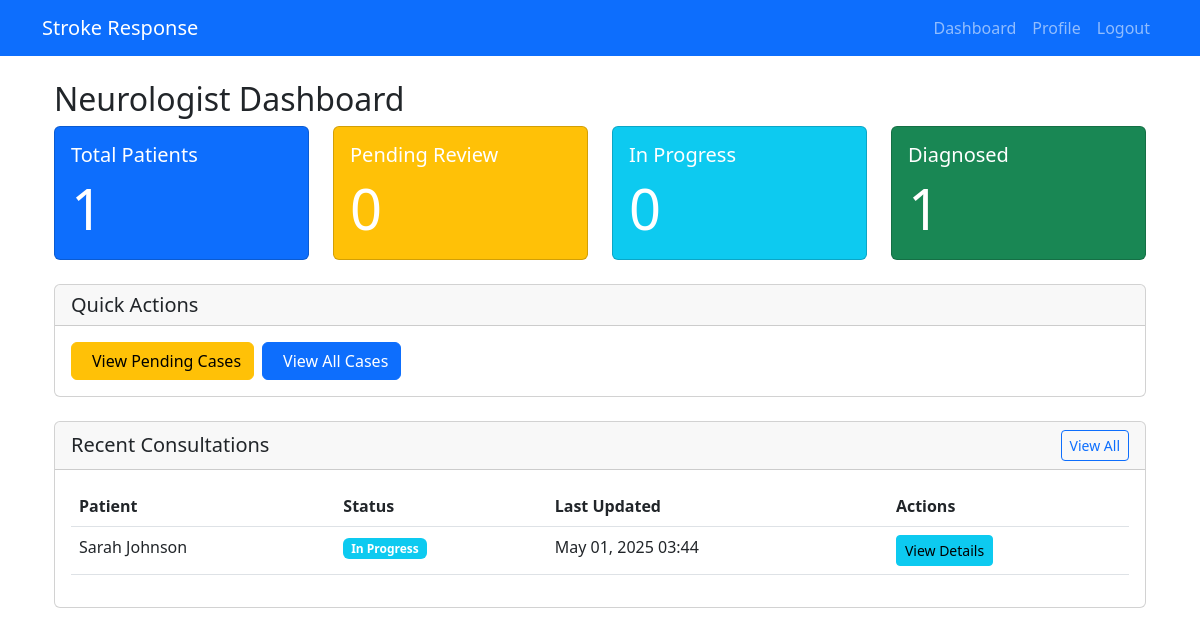
The page /neurologist/dashboard/ (signed in) on the database as committed earlier.
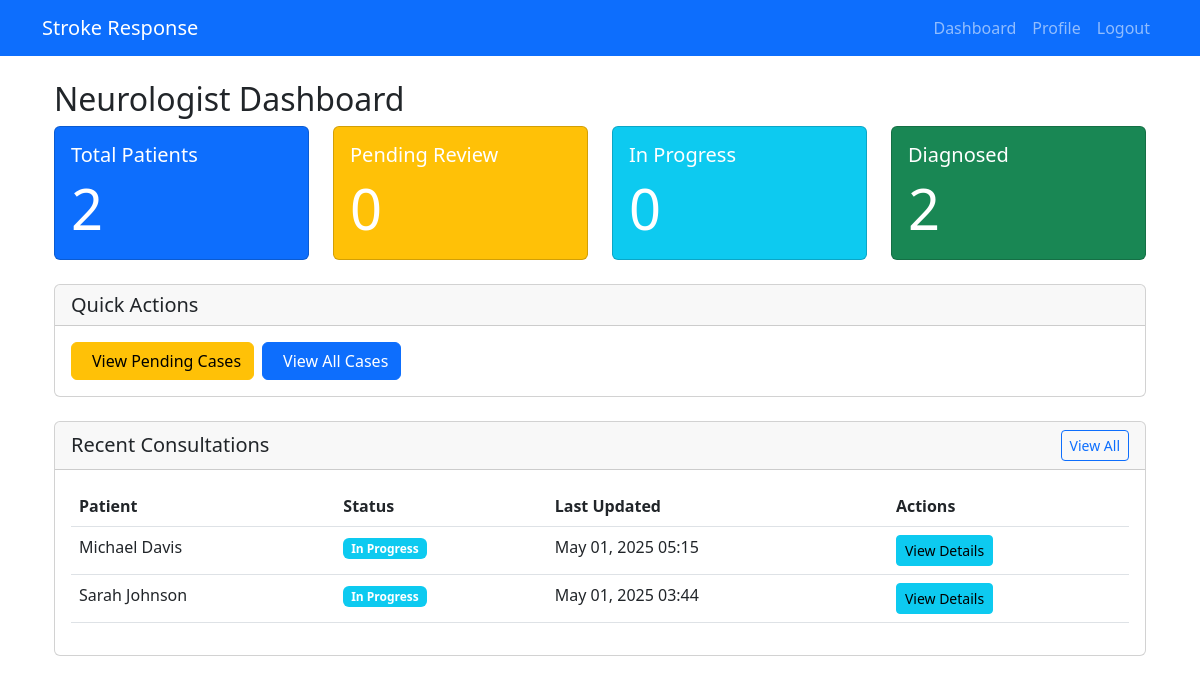
The same page on the database as committed later.
### neurologist/models.py (models this page shows, shortened)
class Consultation(models.Model):
    STATUS_CHOICES = [
        ('IN_PROGRESS', 'In Progress'),
        ('COMPLETED', 'Completed'),
    ]
    DIAGNOSIS_CHOICES = [
        ('ISCHEMIC', 'Ischemic Stroke'),
        ('HEMORRHAGIC', 'Hemorrhagic Stroke'),
        ('TIA', 'Transient Ischemic Attack'),
        ('OTHER', 'Other'),
    ]
    patient = models.ForeignKey(Patient, on_delete=models.CASCADE, related_name='consultations')
    neurologist = models.ForeignKey(User, on_delete=models.CASCADE, related_name='consultations')
    status = models.CharField(max_length=20, choices=STATUS_CHOICES, default='IN_PROGRESS')
    diagnosis = models.CharField(max_length=20, choices=DIAGNOSIS_CHOICES, null=True, blank=True)
    diagnosis_notes = models.TextField(blank=True)
    treatment_plan = models.TextField(blank=True)
    medications = models.TextField(blank=True, help_text="List prescribed medications and dosages")
    follow_up_notes = models.TextField(blank=True)
    created_at = models.DateTimeField(auto_now_add=True)
    updated_at = models.DateTimeField(auto_now=True)
    class Meta:
        ordering = ['-created_at']

### technician/models.py (models this page shows, shortened)
class Patient(models.Model):
    STATUS_CHOICES = [
        ('NEW', 'New'),
        ('SUBMITTED', 'Submitted for Review'),
        ('REVIEWED', 'Under Review'),
        ('DIAGNOSED', 'Diagnosed'),
        ('DISCHARGED', 'Discharged'),
    ]
    GENDER_CHOICES = [
        ('M', 'Male'),
        ('F', 'Female'),
        ('O', 'Other'),
    ]
    first_name = models.CharField(max_length=100)
    last_name = models.CharField(max_length=100)
    date_of_birth = models.DateField()
    gender = models.CharField(max_length=1, choices=GENDER_CHOICES)
    contact_number = models.CharField(max_length=15, blank=True)
    address = models.TextField(blank=True)
    emergency_contact_name = models.CharField(max_length=100, blank=True)
    emergency_contact_number = models.CharField(max_length=15, blank=True)
    medical_history = models.TextField(blank=True)
    current_medications = models.TextField(blank=True)
    allergies = models.TextField(blank=True)
    blood_pressure_systolic = models.IntegerField(validators=[MinValueValidator(0), MaxValueValidator(300)])
    blood_pressure_diastolic = models.IntegerField(validators=[MinValueValidator(0), MaxValueValidator(200)])
    heart_rate = models.IntegerField(validators=[MinValueValidator(0), MaxValueValidator(300)])
    respiratory_rate = models.IntegerField(validators=[MinValueValidator(0), MaxValueValidator(100)])
    temperature = models.DecimalField(max_digits=4, decimal_places=1)
    oxygen_saturation = models.IntegerField(validators=[MinValueValidator(0), MaxValueValidator(100)])
    glasgow_coma_scale = models.IntegerField(validators=[MinValueValidator(3), MaxValueValidator(15)])
    chief_complaint = models.TextField()
    notes = models.TextField(blank=True)
    status = models.CharField(max_length=20, choices=STATUS_CHOICES, default='NEW')
    technician = models.ForeignKey(User, on_delete=models.CASCADE, related_name='patients')
    created_at = models.DateTimeField(auto_now_add=True)
    updated_at = models.DateTimeField(auto_now=True)
    class Meta:
        ordering = ['-created_at']

### neurologist/views.py (the view)
# urls.py: path('dashboard/', views.dashboard, name='dashboard'),
@login_required
@user_passes_test(is_neurologist)
def dashboard(request):
    consultations = Consultation.objects.filter(neurologist=request.user).order_by('-created_at')[:10]
    submitted_patients = Patient.objects.filter(status='SUBMITTED')
    reviewed_patients = Patient.objects.filter(status='REVIEWED')
    diagnosed_patients = Patient.objects.filter(status='DIAGNOSED')
    total_patients = submitted_patients.count() + reviewed_patients.count() + diagnosed_patients.count()
    pending_count = submitted_patients.count()
    in_progress_count = reviewed_patients.count()
    diagnosed_count = diagnosed_patients.count()
    context = {
        'consultations': consultations,
        'total_patients': total_patients,
        'pending_count': pending_count,
        'in_progress_count': in_progress_count,
        'diagnosed_count': diagnosed_count,
    }
    return render(request, 'neurologist/dashboard.html', context)

### neurologist/views.py (called while the page is built)
def is_neurologist(user):
    return user.is_authenticated and hasattr(user, 'userprofile') and user.userprofile.role == 'NEUROLOGIST'

### neurologist/templates/neurologist/dashboard.html (shortened to what the changed rows need)
{% extends "base.html" %}
{% block content %}
<div class="container mt-4">
    <h2>Neurologist Dashboard</h2>
    <div class="row mb-4">
        <div class="col-md-3">
            <div class="card text-white bg-primary">
                <div class="card-body">
                    <h5 class="card-title">Total Patients</h5>
                    <p class="card-text display-4">{{ total_patients }}</p>
                </div>
            </div>
        </div>
        <div class="col-md-3">
            <div class="card text-white bg-success">
                <div class="card-body">
                    <h5 class="card-title">Diagnosed</h5>
                    <p class="card-text display-4">{{ diagnosed_count }}</p>
                </div>
            </div>
        </div>
    </div>
    <div class="card">
        <div class="card-body">
            <div class="table-responsive">
                <table class="table table-hover">
                    <thead>
                        <tr>
                            <th>Patient</th>
                            <th>Status</th>
                            <th>Last Updated</th>
                            <th>Actions</th>
                        </tr>
                    </thead>
                    <tbody>
                        {% for consultation in consultations %}
                        <tr>
                            <td>{{ consultation.patient.first_name }} {{ consultation.patient.last_name }}</td>
                            <td>
                                <span class="badge {% if consultation.status == 'IN_PROGRESS' %}bg-info
                                                 {% elif consultation.status == 'COMPLETED' %}bg-success
                                                 {% else %}bg-secondary{% endif %}">
                                    {{ consultation.get_status_display }}
                                </span>
                            </td>
                            <td>{{ consultation.updated_at|date:"M d, Y H:i" }}</td>
                            <td>
                                <a href="{% url 'neurologist:consultation_detail' consultation.pk %}"
                                   class="btn btn-sm btn-info">View Details</a>
                            </td>
                        </tr>
                        {% empty %}
                        <tr>
                            <td colspan="4" class="text-center">No recent consultations.</td>
                        </tr>
                        {% endfor %}
                    </tbody>
                </table>
            </div>
        </div>
    </div>
</div>
{% endblock %}

Rows that differ between the two databases and show on the page:
added Consultation: patient.first_name "Michael", patient.last_name "Davis", status "In Progress", updated_at "May 01, 2025 05:15"
Other text that changed with them:
{{ total_patients }}: "1" → "2"
{{ diagnosed_count }}: "1" → "2"
